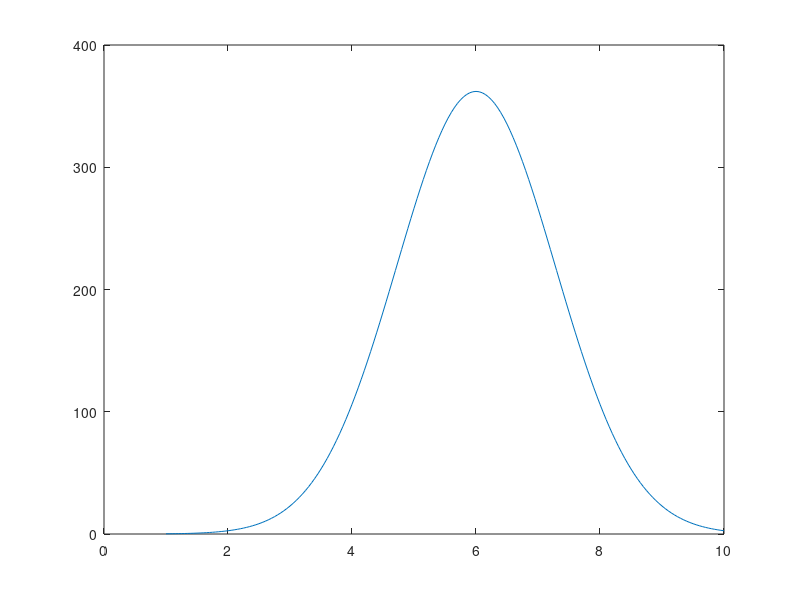

This figure's MATLAB source:
function simulatedSpectralPower()
%%includes Spectral Leakage Graph
iT=-.798828125;
dT=1.953125/1000;
T=.8;
t=iT:dT:T;

dF=.05;
F=10;
f=1:dF:F;

sig=zeros(length(f),length(t));

for i=1:1:length(f);
    
    sig(i,:)=sin(2*pi*f(i)*t);

end



iT2=-.798828125;
dT2=1.953125/1000;

f2=6;
t2=iT2+51*dT2:dT2:iT2+768*dT2;    %iT+768*dT;
alpha=4.7;

%sigmaF=f/alpha;
%sigmaT=1/(2*pi*sigmaF);
sigmaT=1./(2*pi*(f2/alpha));
phi_T=zeros(length(t2),1);

for tee=1:1:length(t2)
    %for eff=1:10
       
        phi_T(tee)=(1/(sqrt(pi)*sigmaT))*exp((-t2(tee)*t2(tee))/(2*sigmaT*sigmaT))*(exp(sqrt(-1)*2*pi*6*t2(tee))-exp((-alpha*alpha)/2));
        
    %end
end

dat=zeros(length(f),length(t)-length(t2)+1);

for i=1:1:length(f);
    dat(i,:)=conv(sig(i,:),phi_T(:,1),'valid');
end


%power=zeros(length(f),1);
power=(real(dat(:,52)).*real(dat(:,52))+imag(dat(:,52)).*imag(dat(:,52))).^(1/2);

figure;
plot(f,power);

